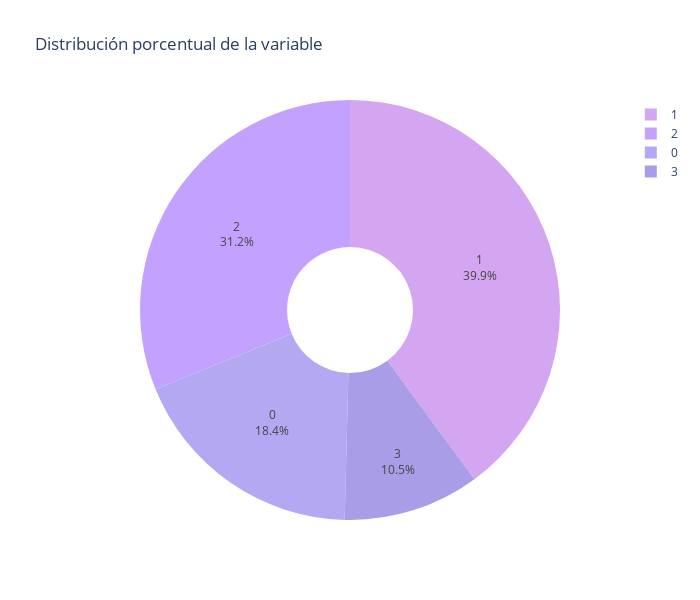
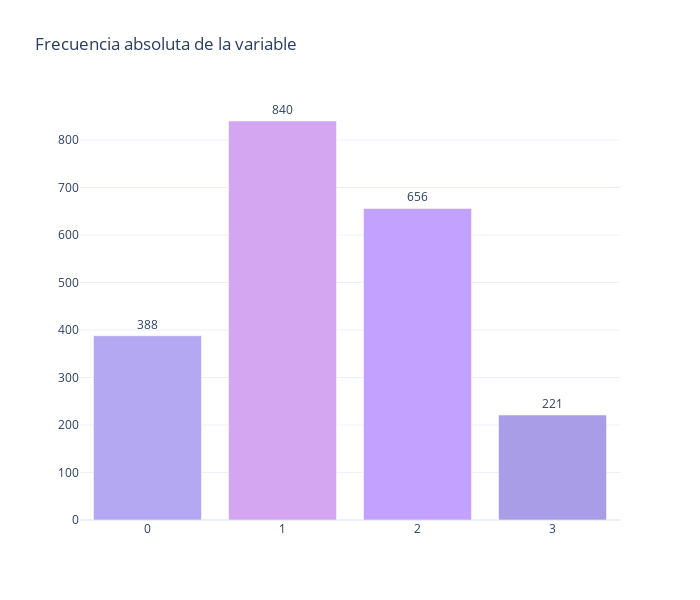

Notebook source saved alongside these figures, in order:
### Code cell
graficar_distribucion_categorica(df_csv, 'EducationLevel')

### Figure 1 — Plotly figure (JSON) as saved in the notebook; plotly's stock layout.template omitted (floating-point values rounded to 4 significant figures)
{"data": [{"hole": 0.3, "labels": [1, 2, 0, 3], "marker": {"colors": ["#D4A5F0", "#C3A2FF", "#B5A8F2", "#A89DE6"]}, "textinfo": "label+percent", "type": "pie", "values": [840, 656, 388, 221]}], "layout": {"height": 600, "title": {"text": "Distribución porcentual de la variable"}, "width": 700}}

### Figure 2 — Plotly figure (JSON) as saved in the notebook; plotly's stock layout.template omitted (floating-point values rounded to 4 significant figures)
{"data": [{"marker": {"color": ["#D4A5F0", "#C3A2FF", "#B5A8F2", "#A89DE6"]}, "text": [840.0, 656.0, 388.0, 221.0], "textposition": "outside", "type": "bar", "x": [1, 2, 0, 3], "y": [840, 656, 388, 221]}], "layout": {"height": 600, "showlegend": false, "title": {"text": "Frecuencia absoluta de la variable"}, "width": 700}}
